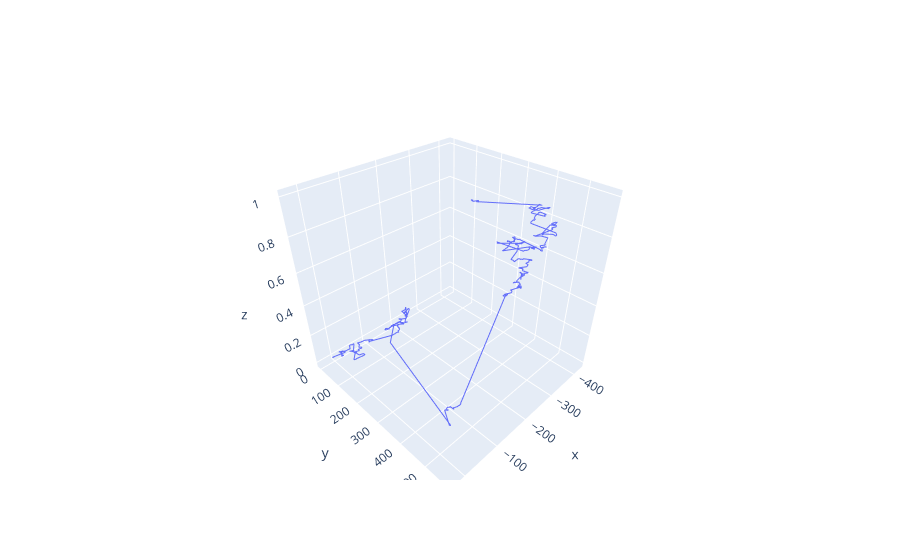
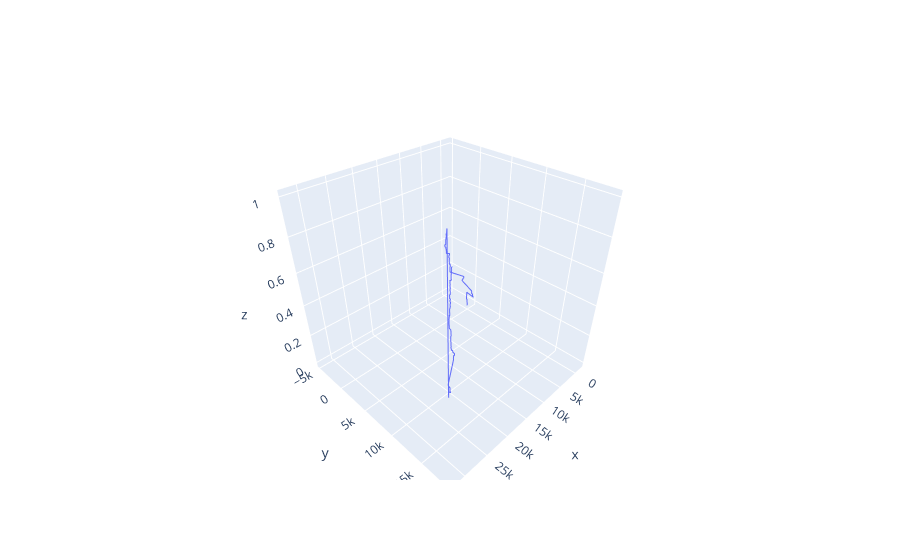

The cell these charts' notebook holds for them, in order:
### Markdown cell above
# Activity 1: Path length - BM1 vs BM2 vs CRW

### Code cell
###############
# Path Length #
###############
def path_length(trajectory):
    """
    Calculate the total path length of a given trajectory.
    
    Parameters:
    trajectory: A pandas DataFrame containing the trajectory
    
    Returns:
    path_length: A numpy array containing the cumulative sum of the distances
    """
    # Get the Euclidean Distance
    distances = np.array([distance.euclidean(trajectory.iloc[i-1], trajectory.iloc[i]) for i in range(1, trajectory.shape[0])])
    # Get the Cumulative Sum of the stephs
    return np.cumsum(distances)



n_steps = 1000

# Definir las configuraciones de cada tipo de caminata
walks = {
    "BM_3": bm_2d(n_steps, speed=3),
    "BM_6": bm_2d(n_steps, speed=6),
    "CRW_5": rw_2d(n_steps, speed=5),
    "CRW_6": rw_2d(n_steps, speed=6),
    "Levy_1": levy_flight(n_steps, alpha=1),
    "Levy_07": levy_flight(n_steps, alpha=0.7)
}

# Calcular longitudes de los caminos
# path_lengths = {key: path_length(df) for key, df in walks.items()}
path_lengths = {key: path_length(df) for key, df in walks.items() if df is not None}

# Definir el ancho de línea para cada caso
line_widths = {"BM_3": 2, "BM_6": 8, "CRW_5": 2, "CRW_6": 2, "Levy_1": 2, "Levy_07": 2}

# Crear la figura
fig = go.Figure()

# Agregar trazas en un loop
for key, df in walks.items():
    if df is None:
        print(f"Advertencia: La caminata '{key}' es None y no se graficará.")
        continue  # Saltar esta iteración si df es None

    fig.add_trace(go.Scatter(
        x=np.arange(len(msd_values[key])),
        y=path_lengths.get(key, []),  # Evitar error si path_lengths[key] no existe
        marker=dict(size=2),
        line=dict(width=line_widths[key]),
        mode='lines',
        name=f'Path length {key.replace("_", " ")}',
        showlegend=True
    ))

# Configuración del layout
fig.update_layout(
    title_text='Path length - (BM1 vs BM2 vs CRW)',
    autosize=False,
    width=900,
    height=500
)

# Mostrar la gráfica
fig.show()

### Figure 1 — Plotly figure (JSON) as saved in the notebook; plotly's stock layout.template omitted (floating-point values rounded to 4 significant figures; data arrays with more than 128 entries replaced by an {"elided": "..."} marker saying what was removed)
{"data": [{"mode": "lines", "name": "Lévy Flight", "type": "scatter3d", "x": {"elided": "1001 float values"}, "y": {"elided": "1001 float values"}, "z": {"elided": "1001 float values"}}], "layout": {}}

### Figure 2 — Plotly figure (JSON) as saved in the notebook; plotly's stock layout.template omitted (floating-point values rounded to 4 significant figures; data arrays with more than 128 entries replaced by an {"elided": "..."} marker saying what was removed)
{"data": [{"mode": "lines", "name": "Lévy Flight", "type": "scatter3d", "x": {"elided": "1001 float values"}, "y": {"elided": "1001 float values"}, "z": {"elided": "1001 float values"}}], "layout": {}}
